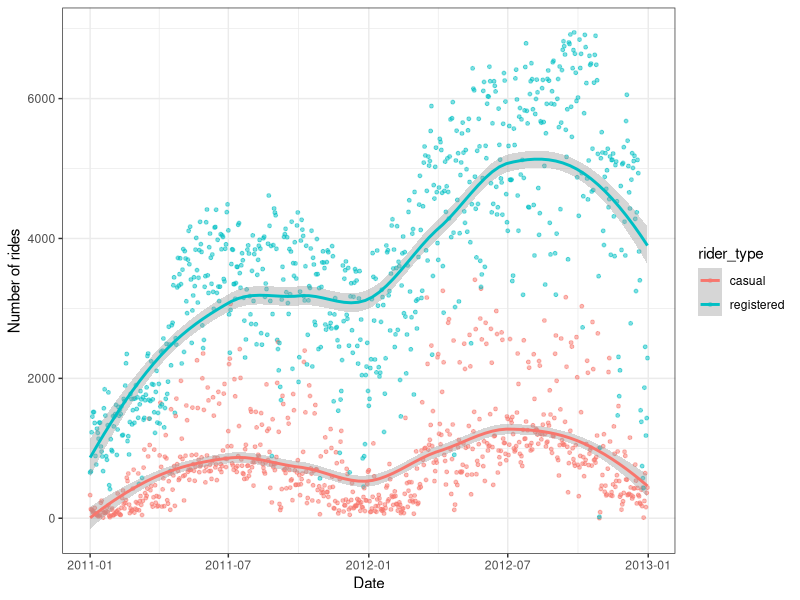
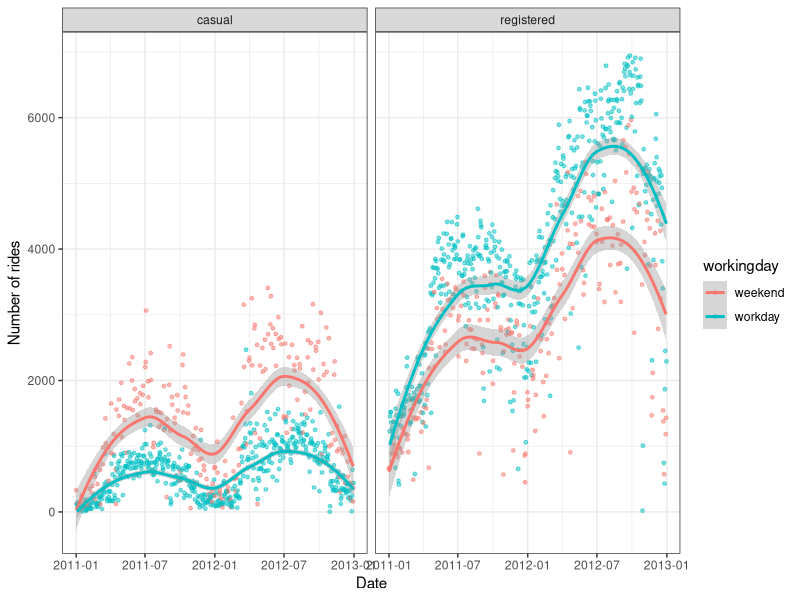
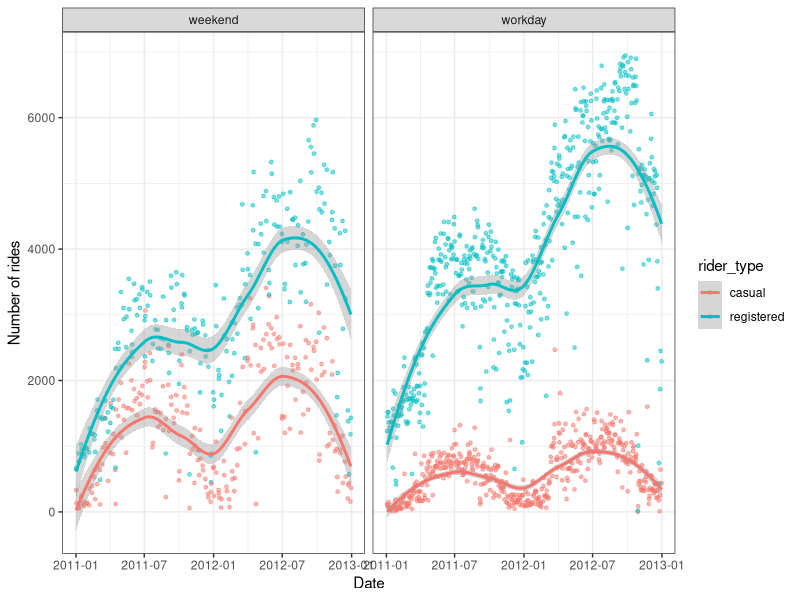
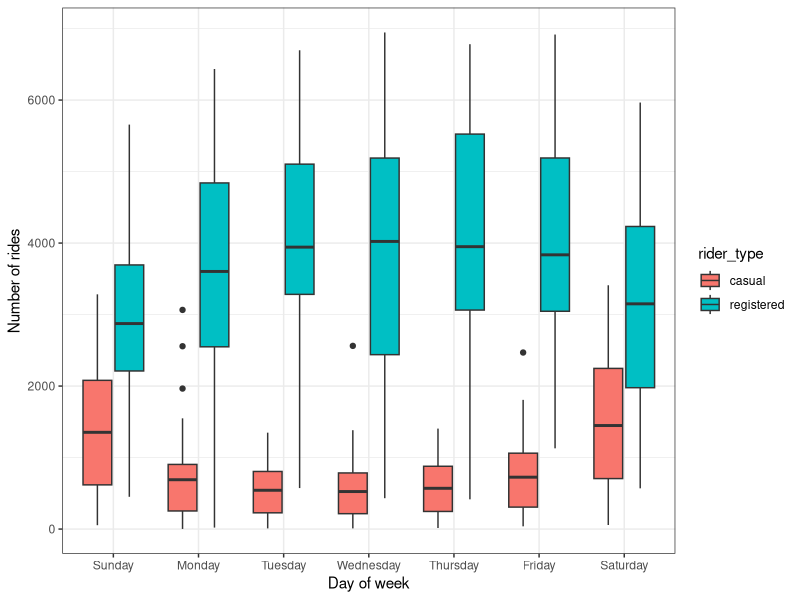
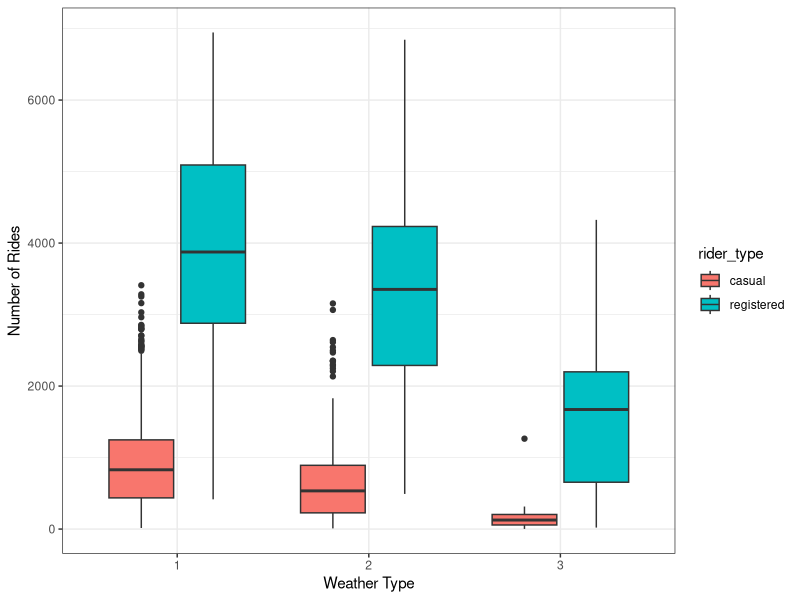

Here is the R script that generated these plots, in order:
## ---- chunk 1
# Set some useful chunk options for code chunks.
knitr::opts_chunk$set(
  echo = TRUE,
  error = TRUE,    # display errors but keep going.
  comment = "",    # don't add '##' characters before output.
  message = FALSE  # don't include messages in the knitted output (check them in RStudio)
  )
library(tidyverse)
theme_set(theme_bw())
## ---- chunk 2
daily_rides <- read_csv("data/bikeshare-day.csv") %>%
    mutate(across(c(season, year, holiday, workingday, day_of_week, weather_type, rider_type), as.factor))
glimpse(daily_rides)
## ---- chunk 3
daily_rides <- daily_rides %>%
  mutate(day_of_week = factor(day_of_week, levels = c(0, 1, 2, 3, 4, 5, 6), 
                              labels = c("Sunday", "Monday", "Tuesday", "Wednesday", "Thursday", "Friday", "Saturday")))
## ---- chunk 4
head(daily_rides)
## ---- chunk 5
daily_rides %>%
  ggplot() +
  aes(x = date, y = rides, color=rider_type) +
  geom_point(size=1, alpha=0.5) +
  geom_smooth() +
  labs(
    x = "Date", 
    y = "Number of rides"
  )
## ---- chunk 6
daily_rides %>%
  ggplot() +
  aes(x = date, y = rides, color=workingday) +
  geom_point(size=1, alpha=0.5) +
  facet_wrap(vars(rider_type)) +
  geom_smooth() +
  labs(
    x = "Date", 
    y = "Number of rides"
  )
## ---- chunk 7
daily_rides %>%
  ggplot() +
  aes(x = date, y = rides, color=rider_type) +
  geom_point(size=1, alpha=0.5) +
  facet_wrap(vars(workingday)) +
  geom_smooth() +
  labs(
    x = "Date", 
    y = "Number of rides"
  )
## ---- chunk 8
daily_rides %>%
  ggplot() +
  aes(x = day_of_week, y = rides, fill = rider_type) +
  geom_boxplot() +
  labs(
    x = "Day of week", 
    y = "Number of rides"
  )
## ---- chunk 9
daily_rides %>%
  ggplot() +
  aes(x = weather_type, y = rides, fill = rider_type) +
  geom_boxplot() +
  labs(
    x = "Weather Type", 
    y = "Number of Rides"
  )
